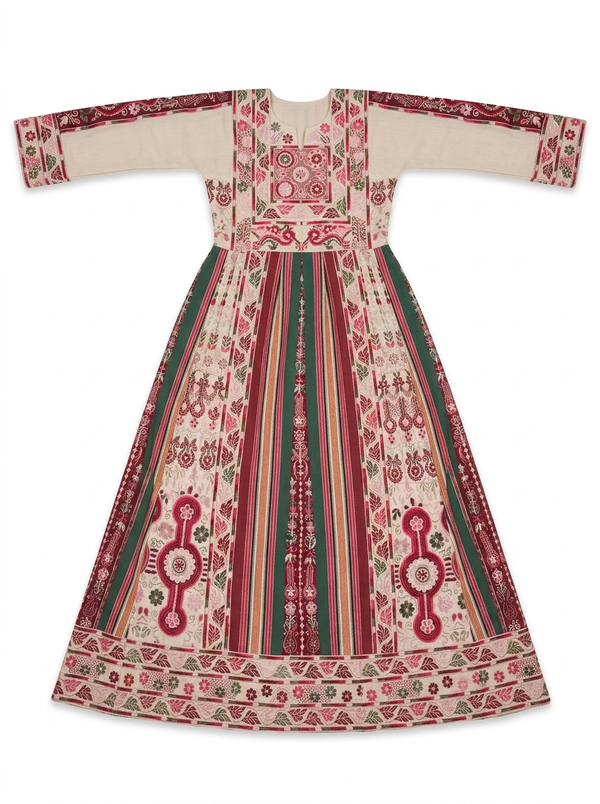
#> input picture Dataset/bethlehem/1778348406406.png, 600 x 804 px, shrunk from 896 x 1200 before the run; its folder holds only this picture in this run
$ python crop_dataset.py
#> lines starting #> are read from the running program, lines starting #| are printed output that depends on the picture
import os, random
from pathlib import Path
from PIL import Image

LEFT, TOP, RIGHT, BOTTOM = 0.28, 0.04, 0.72, 0.40
SRC_ROOT = Path("Dataset")
DST_ROOT = Path("Dataset_cropped")
VALID_EXT = {".jpg", ".jpeg", ".png", ".webp", ".bmp", ".tiff"}

def crop_chest(img):
    w, h = img.size
    return img.crop((int(w*LEFT), int(h*TOP), int(w*RIGHT), int(h*BOTTOM)))

def process_dir(src, dst):
    total = 0
    for cls_dir in sorted(src.iterdir()):
        if not cls_dir.is_dir(): continue
        out = dst / cls_dir.name
        out.mkdir(parents=True, exist_ok=True)
        imgs = [f for f in cls_dir.iterdir() if f.suffix.lower() in VALID_EXT]
        print(f"  [{cls_dir.name}] {len(imgs)} images")
        for p in sorted(imgs):
            try:
                with Image.open(p).convert("RGB") as img:
                    fmt = p.suffix.lstrip(".").upper()
                    fmt = "JPEG" if fmt in ("JPG","JPEG") else ("PNG" if fmt not in ("PNG","WEBP","BMP") else fmt)
                    crop_chest(img).save(out / p.name, format=fmt)
#> in crop_chest, `return img.crop((int(w*LEFT), int(h*TOP), int(w*RIGHT), int(h*BOTTOM)))`:
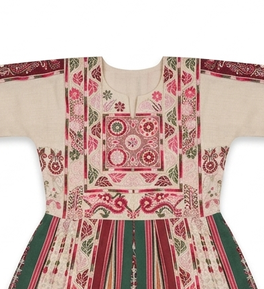
#> returned value: PIL image 264x289 RGB; mean R, G, B 204.9, 180, 174.2
                total += 1
            except Exception as e:
                print(f"    WARNING {p.name}: {e}")
#> pass 2 of the loop in process_dir, `for cls_dir in sorted(src.iterdir()):`:
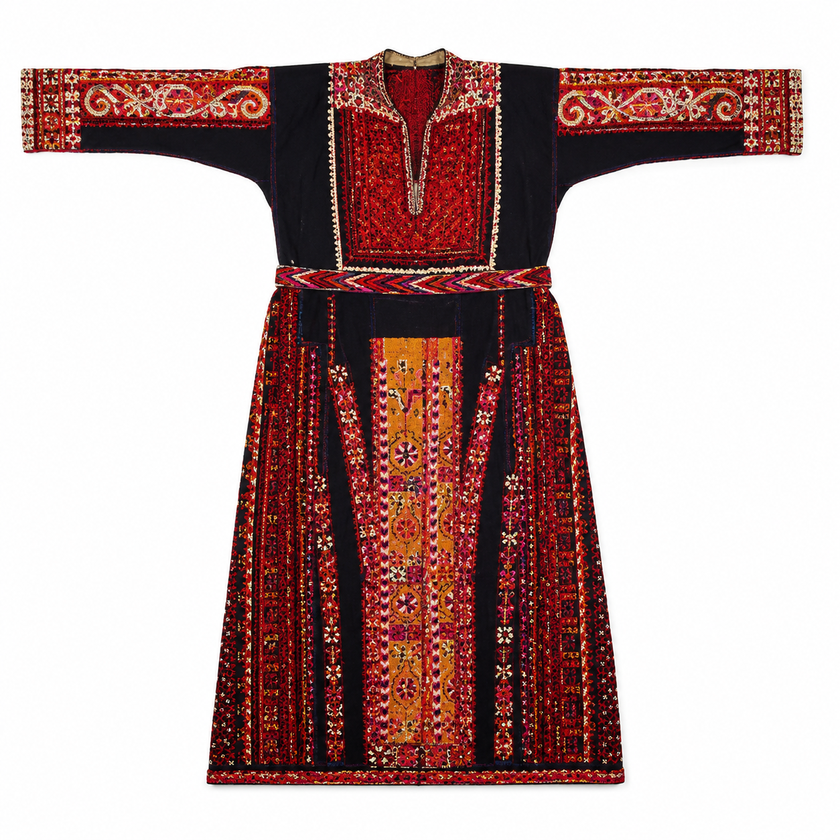
#> input picture Dataset/jaffa/ChatGPT Image May 10, 2026, 09_42_53 PM.png, 840 x 840 px, shrunk from 1254 x 1254 before the run
#> in process_dir, img is the input picture: PIL image 840x840 RGB; mean R, G, B 190.7, 165.8, 164.2
#> in crop_chest (call 2), `return img.crop((int(w*LEFT), int(h*TOP), int(w*RIGHT), int(h*BOTTOM)))`:
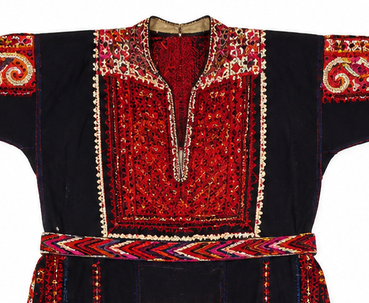
#> returned value: PIL image 369x303 RGB; mean R, G, B 120.4, 81.7, 82.3
    return total

print("Cropping Dataset/ ->", DST_ROOT)
n = process_dir(SRC_ROOT, DST_ROOT)
print(f"Done: {n} images written to {DST_ROOT}/")

split = Path("data_split")
if split.exists():
    out_split = Path("data_split_cropped")
    total2 = 0
    for s in ["train","val"]:
        total2 += process_dir(split/s, out_split/s)
    print(f"Also wrote {total2} images to data_split_cropped/")
    print("Update your script: DATA_DIR = 'data_split_cropped'")
else:
    print("No data_split/ found - run prepare_dataset() first, then re-run this.")

import shutil

real_test = Path("RealTest_candidates")
if real_test.exists():
    out_real_test = Path("RealTest_candidates_cropped")
    if out_real_test.exists():
        shutil.rmtree(out_real_test)
    shutil.copytree(real_test, out_real_test)
    print(f"Copied RealTest_candidates/ -> {out_real_test}/ (no cropping, as-is)")
    print("Use RealTest_candidates_cropped/ as your test set")
else:
    print("No RealTest_candidates/ found - skipping.")
